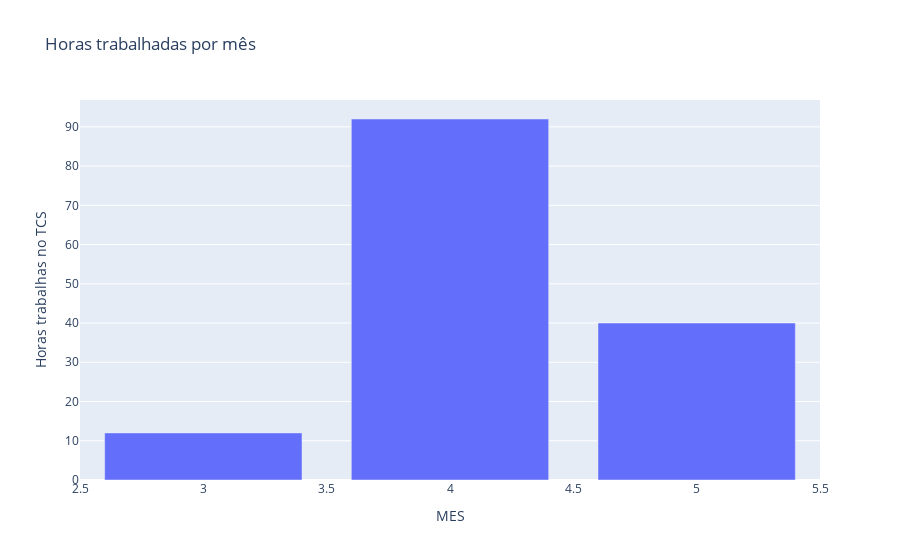

Notebook code cell kept with this figure:
### Code cell
df_filtred = df.groupby("MES")["Horas trabalhas no TCS"].sum()
df_filtred = pd.DataFrame(df_filtred)
df_filtred["MES"] = df_filtred.index
df_filtred.index.name = "Indice"
df_filtred
fig_hours_month = px.bar(df_filtred, x="MES", y="Horas trabalhas no TCS", title="Horas trabalhadas por mês")
fig_hours_month.show()

### Figure 1 — Plotly figure (JSON) as saved in the notebook; plotly's stock layout.template omitted (floating-point values rounded to 4 significant figures)
{"data": [{"alignmentgroup": "True", "hovertemplate": "MES=%{x}<br>Horas trabalhas no TCS=%{y}<extra></extra>", "legendgroup": "", "marker": {"color": "#636efa", "pattern": {"shape": ""}}, "name": "", "offsetgroup": "", "orientation": "v", "showlegend": false, "textposition": "auto", "type": "bar", "x": [3, 4, 5], "xaxis": "x", "y": [12, 92, 40], "yaxis": "y"}], "layout": {"autosize": true, "barmode": "relative", "legend": {"tracegroupgap": 0}, "title": {"text": "Horas trabalhadas por mês"}, "xaxis": {"anchor": "y", "autorange": true, "domain": [0, 1], "range": [2.5, 5.5], "title": {"text": "MES"}, "type": "linear"}, "yaxis": {"anchor": "x", "autorange": true, "domain": [0, 1], "range": [0, 96.84], "title": {"text": "Horas trabalhas no TCS"}, "type": "linear"}}}
